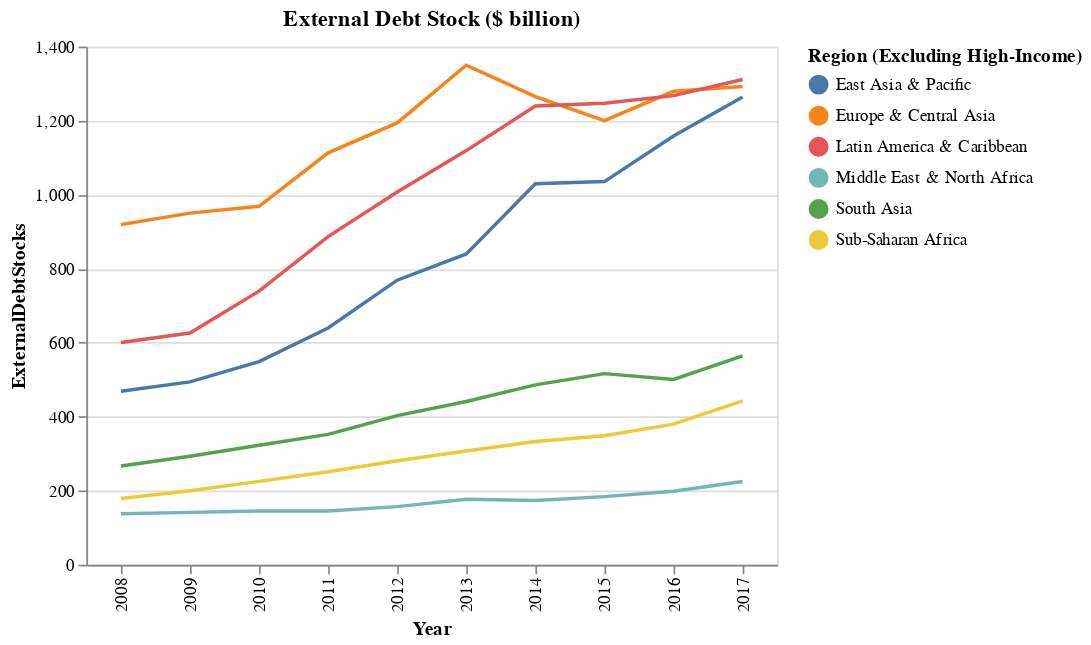

The cell this chart's notebook holds for it:
### Markdown cell above
#### Data Visualization

I will use the package "Altair" to create a line graph, similar to one from the blog post on the [launch of IDS 2019](http://blogs.worldbank.org/opendata/international-debt-statistics-2019-external-debt-stocks-end-2017-stood-over-7-trillion). To use Altair, I recommend visiting following their [installation guide](https://altair-viz.github.io/getting_started/installation.html) and using JuptyerLab.

### Code cell
# defining the data source
source = EXDclean

# create the chart
alt.Chart(source,
    # size of the chart
    width=400,
    height=300
).mark_line(
    point="transparent" # this is set to transparent to enhance the tooltip selection
).encode(
    # Select X and Y using the column names
    x="Year",
    y="ExternalDebtStocks",
    # Categorizing data by "region" and adding a legend
    color=alt.Color("Region", legend=alt.Legend(title="Region (Excluding High-Income)")),
    # Adding and formatting the tooltip
    tooltip=[alt.Tooltip("ExternalDebtStocks", format=".0f", title="External Debt Stock ($ bil)"),
            alt.Tooltip("Region"),
            alt.Tooltip("Year")],
).properties(
    #title of chart
    title="External Debt Stock ($ billion)")

### Figure 1 — Vega-Lite specification as saved in the notebook (floating-point values rounded to 4 significant figures)
{"$schema": "https://vega.github.io/schema/vega-lite/v2.6.0.json", "config": {"view": {"height": 300, "width": 400}}, "data": {"name": "data-d9e41ca421d1f23de77bd3d7abf43f8b"}, "datasets": {"data-d9e41ca421d1f23de77bd3d7abf43f8b": [{"ExternalDebtStocks": 1264.0, "Region": "East Asia & Pacific ", "Year": "2017"}, {"ExternalDebtStocks": 1158.0, "Region": "East Asia & Pacific ", "Year": "2016"}, {"ExternalDebtStocks": 1035.0, "Region": "East Asia & Pacific ", "Year": "2015"}, {"ExternalDebtStocks": 1029.0, "Region": "East Asia & Pacific ", "Year": "2014"}, {"ExternalDebtStocks": 839.8, "Region": "East Asia & Pacific ", "Year": "2013"}, {"ExternalDebtStocks": 768.8, "Region": "East Asia & Pacific ", "Year": "2012"}, {"ExternalDebtStocks": 639.7, "Region": "East Asia & Pacific ", "Year": "2011"}, {"ExternalDebtStocks": 548.9, "Region": "East Asia & Pacific ", "Year": "2010"}, {"ExternalDebtStocks": 494.2, "Region": "East Asia & Pacific ", "Year": "2009"}, {"ExternalDebtStocks": 468.6, "Region": "East Asia & Pacific ", "Year": "2008"}, {"ExternalDebtStocks": 1292.0, "Region": "Europe & Central Asia ", "Year": "2017"}, {"ExternalDebtStocks": 1279.0, "Region": "Europe & Central Asia ", "Year": "2016"}, {"ExternalDebtStocks": 1200.0, "Region": "Europe & Central Asia ", "Year": "2015"}, {"ExternalDebtStocks": 1265.0, "Region": "Europe & Central Asia ", "Year": "2014"}, {"ExternalDebtStocks": 1350.0, "Region": "Europe & Central Asia ", "Year": "2013"}, {"ExternalDebtStocks": 1194.0, "Region": "Europe & Central Asia ", "Year": "2012"}, {"ExternalDebtStocks": 1113.0, "Region": "Europe & Central Asia ", "Year": "2011"}, {"ExternalDebtStocks": 968.6, "Region": "Europe & Central Asia ", "Year": "2010"}, {"ExternalDebtStocks": 950.2, "Region": "Europe & Central Asia ", "Year": "2009"}, {"ExternalDebtStocks": 919.0, "Region": "Europe & Central Asia ", "Year": "2008"}, {"ExternalDebtStocks": 1311.0, "Region": "Latin America & Caribbean ", "Year": "2017"}, {"ExternalDebtStocks": 1267.0, "Region": "Latin America & Caribbean ", "Year": "2016"}, {"ExternalDebtStocks": 1247.0, "Region": "Latin America & Caribbean ", "Year": "2015"}, {"ExternalDebtStocks": 1240.0, "Region": "Latin America & Caribbean ", "Year": "2014"}, {"ExternalDebtStocks": 1119.0, "Region": "Latin America & Caribbean ", "Year": "2013"}, {"ExternalDebtStocks": 1007.0, "Region": "Latin America & Caribbean ", "Year": "2012"}, {"ExternalDebtStocks": 886.7, "Region": "Latin America & Caribbean ", "Year": "2011"}, {"ExternalDebtStocks": 739.2, "Region": "Latin America & Caribbean ", "Year": "2010"}, {"ExternalDebtStocks": 626.0, "Region": "Latin America & Caribbean ", "Year": "2009"}, {"ExternalDebtStocks": 600.4, "Region": "Latin America & Caribbean ", "Year": "2008"}, {"ExternalDebtStocks": 224.8, "Region": "Middle East & North Africa ", "Year": "2017"}, {"ExternalDebtStocks": 198.8, "Region": "Middle East & North Africa ", "Year": "2016"}, {"ExternalDebtStocks": 184.0, "Region": "Middle East & North Africa ", "Year": "2015"}, {"ExternalDebtStocks": 173.8, "Region": "Middle East & North Africa ", "Year": "2014"}, {"ExternalDebtStocks": 177.0, "Region": "Middle East & North Africa ", "Year": "2013"}, {"ExternalDebtStocks": 157.0, "Region": "Middle East & North Africa ", "Year": "2012"}, {"ExternalDebtStocks": 145.3, "Region": "Middle East & North Africa ", "Year": "2011"}, {"ExternalDebtStocks": 144.9, "Region": "Middle East & North Africa ", "Year": "2010"}, {"ExternalDebtStocks": 141.5, "Region": "Middle East & North Africa ", "Year": "2009"}, {"ExternalDebtStocks": 138.0, "Region": "Middle East & North Africa ", "Year": "2008"}, {"ExternalDebtStocks": 564.6, "Region": "South Asia", "Year": "2017"}, {"ExternalDebtStocks": 500.7, "Region": "South Asia", "Year": "2016"}, {"ExternalDebtStocks": 516.4, "Region": "South Asia", "Year": "2015"}, {"ExternalDebtStocks": 486.0, "Region": "South Asia", "Year": "2014"}, {"ExternalDebtStocks": 441.2, "Region": "South Asia", "Year": "2013"}, {"ExternalDebtStocks": 402.8, "Region": "South Asia", "Year": "2012"}, {"ExternalDebtStocks": 352.3, "Region": "South Asia", "Year": "2011"}, {"ExternalDebtStocks": 322.8, "Region": "South Asia", "Year": "2010"}, {"ExternalDebtStocks": 293.1, "Region": "South Asia", "Year": "2009"}, {"ExternalDebtStocks": 266.8, "Region": "South Asia", "Year": "2008"}, {"ExternalDebtStocks": 442.6, "Region": "Sub-Saharan Africa ", "Year": "2017"}, {"ExternalDebtStocks": 379.9, "Region": "Sub-Saharan Africa ", "Year": "2016"}, {"ExternalDebtStocks": 348.6, "Region": "Sub-Saharan Africa ", "Year": "2015"}, {"ExternalDebtStocks": 333.1, "Region": "Sub-Saharan Africa ", "Year": "2014"}, {"ExternalDebtStocks": 307.4, "Region": "Sub-Saharan Africa ", "Year": "2013"}, {"ExternalDebtStocks": 280.9, "Region": "Sub-Saharan Africa ", "Year": "2012"}, {"ExternalDebtStocks": 251.4, "Region": "Sub-Saharan Africa ", "Year": "2011"}, {"ExternalDebtStocks": 225.3, "Region": "Sub-Saharan Africa ", "Year": "2010"}, {"ExternalDebtStocks": 199.7, "Region": "Sub-Saharan Africa ", "Year": "2009"}, {"ExternalDebtStocks": 178.9, "Region": "Sub-Saharan Africa ", "Year": "2008"}]}, "encoding": {"color": {"field": "Region", "legend": {"title": "Region (Excluding High-Income)"}, "type": "nominal"}, "tooltip": [{"field": "ExternalDebtStocks", "format": ".0f", "title": "External Debt Stock ($ bil)", "type": "quantitative"}, {"field": "Region", "type": "nominal"}, {"field": "Year", "type": "nominal"}], "x": {"field": "Year", "type": "nominal"}, "y": {"field": "ExternalDebtStocks", "type": "quantitative"}}, "height": 300, "mark": {"point": "transparent", "type": "line"}, "title": "External Debt Stock ($ billion)", "width": 400}
